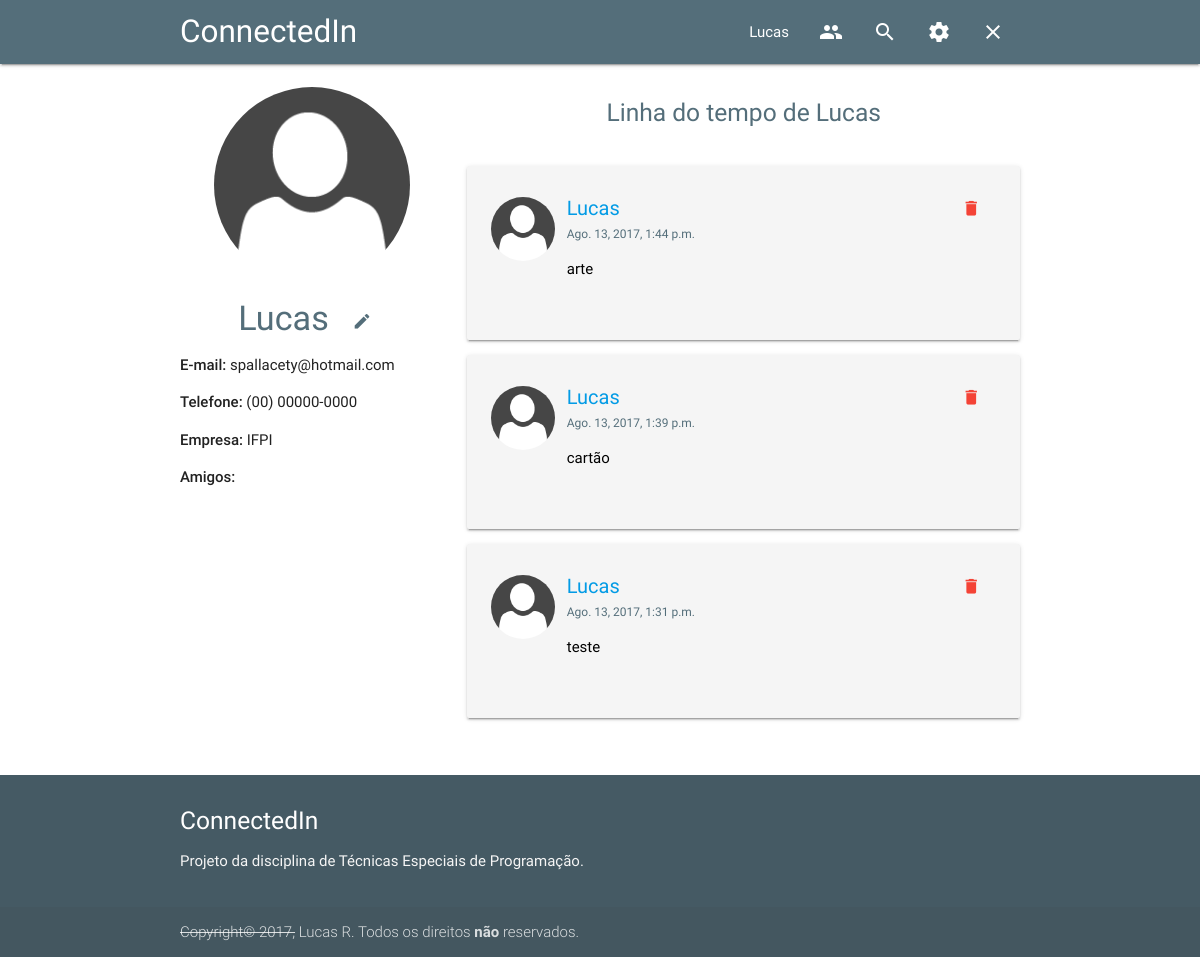
The page /perfil/1 (signed in) on the database its author committed.
### perfis/models.py (models this page shows, shortened)
class Perfil(models.Model):
  QUESTOES = (
    (1, "Qual o ano de nascimento do seu pai?"),
    (2, "Qual o nome do seu animal de estimação?"),
    (3, "Onde você nasceu?"),
    (4, "Como é o nome da sua mãe?"),
  )
  nome = models.CharField(max_length=255, null=False)
  telefone = models.CharField(max_length=255, null=False)
  nome_empresa = models.CharField(max_length=255, null=False)
  amigos = models.ManyToManyField('self')
  bloqueados = models.ManyToManyField('self')
  usuario = models.OneToOneField(User, related_name='perfil')
  foto = models.ImageField(upload_to='avatars/', default='avatars/default.png', null=True)
  questao = models.CharField(max_length=1, null=False, choices=QUESTOES, default=1)
  resposta = models.CharField(max_length=128, null=False)
  desativado = models.BooleanField(default=False)
  @property
  def email(self):
    return self.usuario.email
  def obter_postagens(self):
    return Postagem.objects.filter(perfil=self, visibilidade=True).distinct().order_by('-data_edicao')

### timeline/models.py (models this page shows, shortened)
class Postagem(models.Model):
  perfil = models.ForeignKey('perfis.Perfil', on_delete=CASCADE, related_name='postagens')
  conteudo = models.CharField(max_length=256, blank=True, null=False)
  imagem = models.ImageField(upload_to='postagens/', null=True)
  data_criacao = models.DateTimeField(null=False)
  data_edicao = models.DateTimeField(null=True)
  visibilidade = models.BooleanField(default=True, null=False)

### perfis/views.py (the view)
# urls.py: url(r'^perfil/(?P<perfil_id>\d+)$', views.perfil, name='perfil'),
@login_required
def perfil(request, perfil_id):
  perfil = Perfil.objects.get(id=perfil_id)
  is_friend = perfil in get_perfil_logado(request).amigos.all()
  requesting = False
  requested = False
  blocked = False
  blocking = False
  try:
    if get_perfil_logado(request) == perfil.convites_recebidos.get(solicitante=get_perfil_logado(request)).solicitante:
      requesting = True
      convite = perfil.convites_recebidos.get(solicitante=get_perfil_logado(request))
  except:
    requesting = False
    convite = Convite()
  try:
    if perfil == get_perfil_logado(request).convites_recebidos.get(solicitante=perfil).solicitante:
      requested = True
      convite = get_perfil_logado(request).convites_recebidos.get(solicitante=perfil)
  except:
    requested = False
    convite = Convite()
  try:
    if get_perfil_logado(request) == perfil.bloqueios_feitos.get(solicitante=perfil, bloqueado=get_perfil_logado(request)).bloqueado:
      blocked = True
  except:
    blocked = False
  try:
    if perfil == get_perfil_logado(request).bloqueios_feitos.get(solicitante=get_perfil_logado(request), bloqueado=perfil).bloqueado:
      blocking = True
  except:
    blocking = False
  return render(request, 'perfil.html', {'perfil': perfil, 'perfil_logado': get_perfil_logado(request), 'is_friend': is_friend, 'requesting': requesting, 'requested': requested, 'convite': convite, 'blocked': blocked, 'blocking': blocking})

### perfis/views.py (called while the page is built)
@login_required
def get_perfil_logado(request):
  return request.user.perfil

### perfis/templates/perfil.html (shortened to what this page needs)
{% extends 'base.html' %}
{% block content %}
<br>
<div class="row">
  <div class="col s12 m4 l4">
    <div class="center">
      <img class="circle" src="{{ perfil.foto.url }}" width="196" height="196">
    </div>
    <h4 class="header center main-text">{{ perfil.nome }} {% if perfil_logado.id == perfil.id %}<a href="{% url 'editar' %}" class="btn-flat waves-effect waves-light main-text btn-convite tooltipped" data-position="bottom" data-delay="50" data-tooltip="Editar perfil"><i class="material-icons">edit</i></a>{% endif %}</h4>
    <p><strong>E-mail: </strong>{{ perfil.email }}</p>
    <p><strong>Telefone: </strong>{{ perfil.telefone }}</p>
    <p><strong>Empresa: </strong>{{ perfil.nome_empresa }}</p>
    <strong>Amigos:</strong>
    <br>
  </div>
  <div class="col s12 m8 l8">
    {% if not blocked %}
      <h5 class="header center main-text">Linha do tempo de {{ perfil.nome }}</h5>
      <br>
      {% if perfil.obter_postagens %}
        {% for postagem in perfil.obter_postagens %}
          <div class="card-panel grey lighten-4 black-text">
            {% if perfil_logado.id == perfil.id %}
              <a href="{% url 'apagar_postagem' postagem.id %}" class="btn-flat waves-effect waves-light red-text right btn-convite tooltipped" data-position="bottom" data-delay="50" data-tooltip="Apagar postagem"><i class="material-icons">delete</i></a>
            {% endif %}
            <div class="row">
              <div class="col">
                <a href="{% url 'perfil' postagem.perfil.id %}">
                  <img class="circle" src="{{ postagem.perfil.foto.url }}" width="64" height="64">
                </a>
              </div>
              <a href="{% url 'perfil' postagem.perfil.id %}">
                <h6 class="profile-title">{{ postagem.perfil.nome }}</h6>
              </a>
              <a class="post-date">{{ postagem.data_edicao }}</a>
              <br>
              <p>{{ postagem.conteudo }}</p>
            </div>
          </div>
        {% endfor %}
      {% endif %}
    {% endif %}
  </div>
</div>
<br>
{% endblock %}

### perfis/templates/base.html (shortened to what this page needs)
{% load staticfiles %}
<html lang="pt-br">
  <head>
    <link href="{% static 'css/materialize.css' %}" type="text/css" rel="stylesheet" media="screen,projection"/>
    <link href="{% static 'css/style.css' %}" type="text/css" rel="stylesheet" media="screen,projection"/>
  </head>
  <body>
    <nav class="blue-grey darken-1" role="navigation">
      <div class="nav-wrapper container">
        <a id="logo-container" href="/" class="brand-logo">ConnectedIn</a>
        <ul class="right hide-on-med-and-down">
          <li><a href="{% url 'perfil' perfil_logado.id %}">{{ perfil_logado.nome }}</a></li>
          <li>
            <a class="dropdown-button valign-wrapper" data-activates="dropdownConvites">
              <i class="material-icons">people</i>
            </a>
          </li>
          <li><a href="{% url 'buscar' %}" class="tooltipped" data-position="bottom" data-delay="50" data-tooltip="Buscar usuários"><i class="material-icons">search</i></a></li>
          <li><a class="dropdown-button tooltipped" data-position="bottom" data-delay="50" data-tooltip="Configurações" data-activates="dropdownConfig"><i class="material-icons">settings</i></a></li>
          <li><a href="{% url 'logout' %}" class="tooltipped" data-position="bottom" data-delay="50" data-tooltip="Logout"><i class="material-icons">close</i></a></li>
        </ul>
      </div>
    </nav>
    <div class="container">
      {% block content %}
      {% endblock %}
    </div>
    <footer class="page-footer blue-grey darken-2">
      <div class="container">
        <div class="row">
          <div class="col">
            <h5 class="white-text">ConnectedIn</h5>
            <p class="grey-text text-lighten-4">Projeto da disciplina de Técnicas Especiais de Programação.</p>
          </div>
        </div>
      </div>
      <div class="footer-copyright">
        <div class="container">
          <strike>Copyright© 2017,</strike> Lucas R. Todos os direitos <b>não</b> reservados.
        </div>
      </div>
    </footer>
  </body>
</html>

### perfis/static/css/style.css (style rules this page uses)
.main-text { color: #546e7a !important; }
.btn-convite { border: none; border-radius: 2px; display: inline-block; height: 36px; line-height: 36px; padding: 0 1rem; text-transform: uppercase; vertical-align: middle; -webkit-tap-highlight-color: transparent; }
.profile-title { font-size: 20px; }
.post-date { font-size: 12px; color: #546e7a !important; }

### rows shown on the page
Perfil: nome "Lucas", foto (placeholder picture), email "spallacety@hotmail.com", telefone "(00) 00000-0000", nome_empresa "IFPI"
Postagem: perfil.foto (placeholder picture), perfil.nome "Lucas", data_edicao "Ago. 13, 2017, 1:44 p.m.", conteudo "arte"
Postagem: perfil.foto (placeholder picture), perfil.nome "Lucas", data_edicao "Ago. 13, 2017, 1:39 p.m.", conteudo "cartão"
Postagem: perfil.foto (placeholder picture), perfil.nome "Lucas", data_edicao "Ago. 13, 2017, 1:31 p.m.", conteudo "teste"
